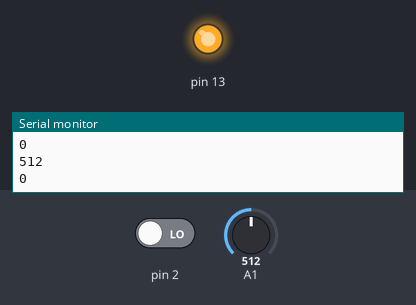
The sketch below on a simulated Arduino Uno, built with avr-gcc and run on an emulated ATmega328P. On the bench: output pins drawn as LEDs (lit = HIGH), the last lines printed to the serial monitor. The inputs (shaded band) are chosen by the test bench; at power-on: A1 = 512, pin 2 LOW.

Above: at 1.2 s.
1.3 s: A1 set to 190
2.8 s: A1 set to 173
At 4.0 s:
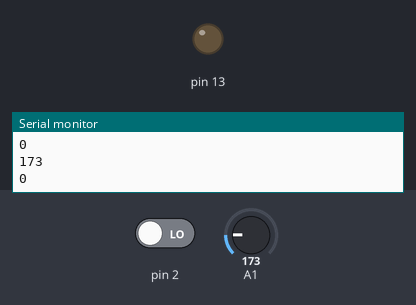
4.3 s: A1 set to 306
At 5.5 s:
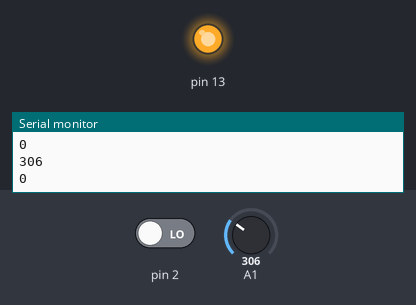
5.8 s: A1 set to 170
At 6.9 s:
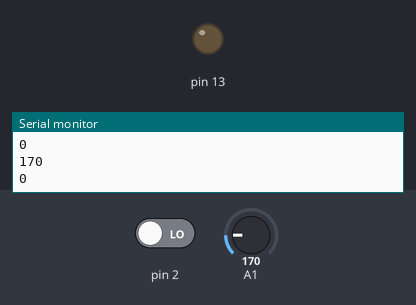
Timing chart, 0 to 8.3 s (numbered marks = the images above; inputs shaded):
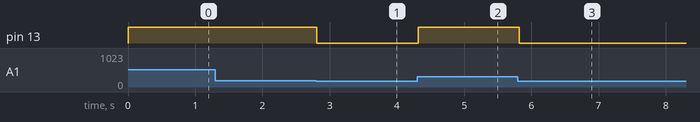

The sketch:

Sensor.ino
```cpp
int sensorValue;
int digitalValue;

void setup()
{
  Serial.begin(9600); // sets the serial port to 9600
  pinMode(13, OUTPUT);
  pinMode(8, INPUT);
}

void loop()
{
  sensorValue = analogRead(1); // read analog input pin 0
  digitalValue = digitalRead(2);
  if (sensorValue > 180)
  {
    digitalWrite(13, HIGH);
  }
  else
    digitalWrite(13, LOW);
  Serial.println(sensorValue, DEC); // prints the value read
  Serial.println(digitalValue, DEC);
  delay(100); // wait 100ms for next reading
}
```

Measured:
- the behaviour switches between 181 and 180 on A1 (found by bisection; images 0 and 1)
- after the input at 2.8 s, pin 13: HIGH → LOW at once
- after the input at 4.3 s, pin 13: LOW → HIGH at once
- after the input at 5.8 s, pin 13: HIGH → LOW at once
